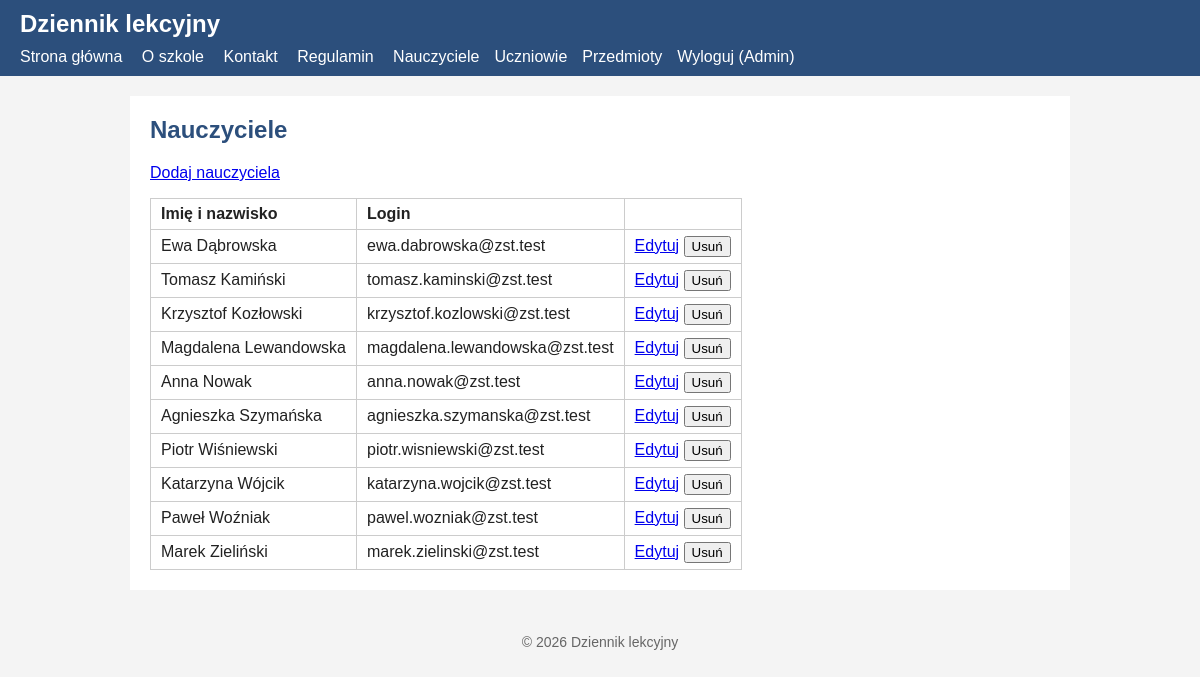
/nauczyciele.php (signed in), run on the app's committed database.
### tables this page shows
CREATE TABLE IF NOT EXISTS uzytkownicy (
  id INT AUTO_INCREMENT PRIMARY KEY,
  imie VARCHAR(50) NOT NULL,
  nazwisko VARCHAR(50) NOT NULL,
  email VARCHAR(100) NOT NULL UNIQUE,
  haslo_hash VARCHAR(255) NOT NULL,
  rola ENUM('uczen', 'nauczyciel', 'admin') NOT NULL DEFAULT 'uczen',
  klasa VARCHAR(10) NULL,
  utworzono DATETIME NOT NULL DEFAULT CURRENT_TIMESTAMP
);

### nauczyciele.php (the view, shortened to what this page needs)
<?php
require_once "includes/db.php";
$wynik = $db->query("SELECT id, imie, nazwisko, email FROM uzytkownicy WHERE rola = 'nauczyciel' ORDER BY nazwisko, imie");
include "includes/naglowek.php";
?>
		<h2>Nauczyciele</h2>
		<p><a href="nauczyciel_form.php">Dodaj nauczyciela</a></p>
		<table>
			<tr>
				<th>Imię i nazwisko</th>
				<th>Login</th>
				<th></th>
			</tr>
			<?php while ($n = $wynik->fetch_assoc()) { ?>
			<tr>
				<td><?php echo htmlspecialchars($n["imie"] . " " . $n["nazwisko"]); ?></td>
				<td><?php echo htmlspecialchars($n["email"]); ?></td>
				<td>
					<a href="nauczyciel_form.php?id=<?php echo $n["id"]; ?>">Edytuj</a>
					<form method="post" class="w-linii" onsubmit="return confirm('Na pewno usunąć tego nauczyciela?');">
						<button type="submit">Usuń</button>
					</form>
				</td>
			</tr>
			<?php } ?>
		</table>
<?php include "includes/stopka.php"; ?>

### assets/css/style.css (style rules this page uses)
body { font-family: Arial, Helvetica, sans-serif; margin: 0; background: #f4f4f4; color: #222; }
main h2 { margin-top: 0; color: #2c4f7c; }
table { border-collapse: collapse; }
th, td { border: 1px solid #ccc; padding: 6px 10px; text-align: left; }
.w-linii { display: inline; }

### data on the page
uzytkownicy: imie+nazwisko "Ewa Dąbrowska", email "ewa.dabrowska@zst.test"
uzytkownicy: imie+nazwisko "Tomasz Kamiński", email "tomasz.kaminski@zst.test"
uzytkownicy: imie+nazwisko "Krzysztof Kozłowski", email "krzysztof.kozlowski@zst.test"
uzytkownicy: imie+nazwisko "Magdalena Lewandowska", email "magdalena.lewandowska@zst.test"
uzytkownicy: imie+nazwisko "Anna Nowak", email "anna.nowak@zst.test"
uzytkownicy: imie+nazwisko "Agnieszka Szymańska", email "agnieszka.szymanska@zst.test"
uzytkownicy: imie+nazwisko "Piotr Wiśniewski", email "piotr.wisniewski@zst.test"
uzytkownicy: imie+nazwisko "Katarzyna Wójcik", email "katarzyna.wojcik@zst.test"
uzytkownicy: imie+nazwisko "Paweł Woźniak", email "pawel.wozniak@zst.test"
uzytkownicy: imie+nazwisko "Marek Zieliński", email "marek.zielinski@zst.test"

### other printed values
$_SESSION["imie"] "Admin"
